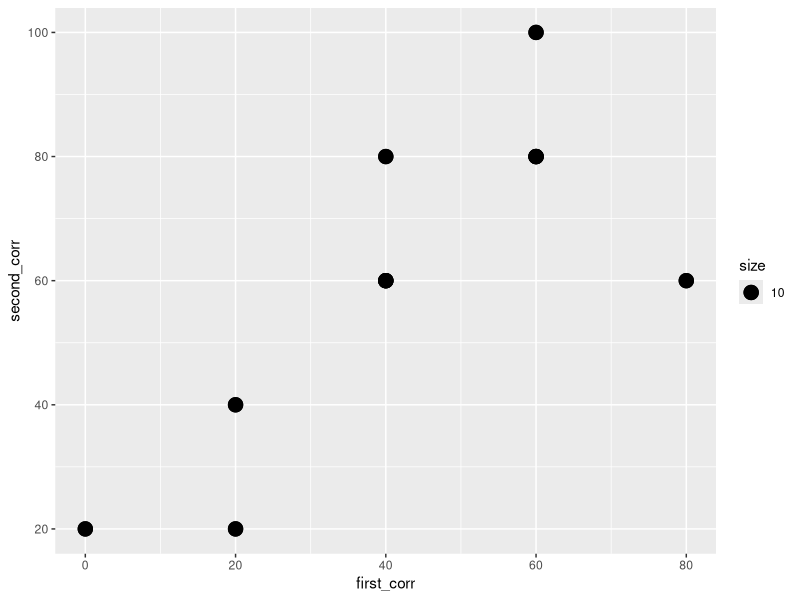
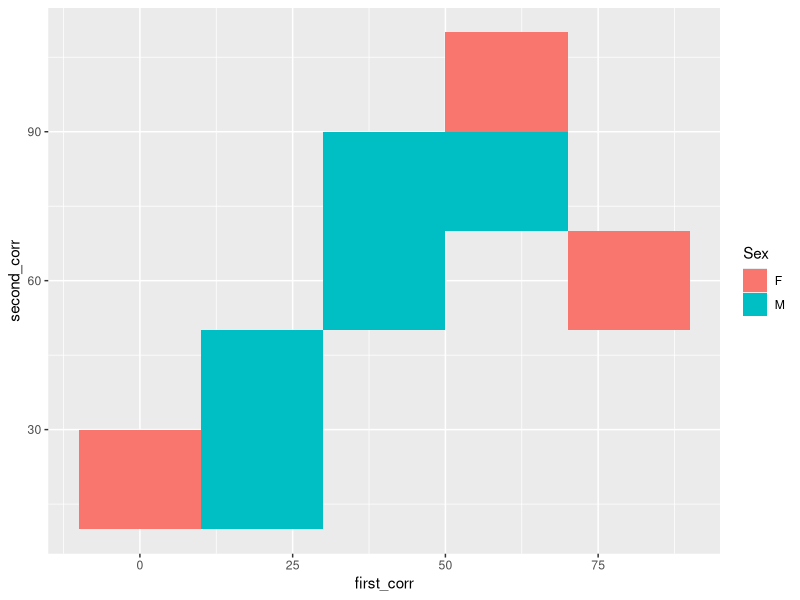

Generate these figures, in order, with R:
## ---- chunk 1
knitr::opts_chunk$set(echo = TRUE)
library(ggplot2)
library(magrittr)
library(gdata)
library(ggrepel)
library(dplyr)
## ---- chunk 2
#Load data

ab_task <- read.csv("../data/cleaned/ab_task.csv")
cyl_task <- read.csv("../data/cleaned/cyl_task.csv")

colnames(cyl_task) <- c("Species", "Pop", "Sex", "Sub_no.", "Warmups", "Test_percent_correct", "1st_corr", "2nd_corr")

#Distinguish different types of animals for A-not-B task

elephant.ab <- ab_task[which(ab_task$Species == 'Asian Elephant'),]
black_lemur.ab <- ab_task[which(ab_task$Species == 'Black lemur'),]
bonobo.ab <- ab_task[which(ab_task$Species == 'Bonobo'),]
capuchin.ab <- ab_task[which(ab_task$Species == 'Capuchin'),]
chimp.ab <- ab_task[which(ab_task$Species == 'Chimpanzee'),]
coquerels_sifaka.ab <- ab_task[which(ab_task$Species == "Coquerel's sifaka"),]
coyote.ab <- ab_task[which(ab_task$Species == 'Coyote'),]
dog.ab <- ab_task[which(ab_task$Species == 'Domestic Dog'),]
eurasian_jay.ab <- ab_task[which(ab_task$Species == 'Eurasian jay'),]
fox_squirrel.ab <- ab_task[which(ab_task$Species == 'Fox squirrel'),]
golden_monkey.ab <- ab_task[which(ab_task$Species == 'Golden monkey'),]
gorilla.ab <- ab_task[which(ab_task$Species == 'Gorilla'),]
hamadryus_baboon.ab <- ab_task[which(ab_task$Species == 'Hamadryus baboon'),]
long_tailed_macaque <- ab_task[which(ab_task$Species == 'Long-tailed macaque'),]
marmoset <- ab_task[which(ab_task$Species == 'Marmoset'),]
mongolian_gerbil.ab <- ab_task[which(ab_task$Species == 'Mongolian gerbil'),]
mongoose_lemur.ab <- ab_task[which(ab_task$Species == 'Mongoose lemur'),]
olive_baboon.ab <- ab_task[which(ab_task$Species == 'Olive baboon'),]
orange_winged_amazon.ab <- ab_task[which(ab_task$Species == 'Orange-winged Amazon'),]
orangutan.ab <- ab_task[which(ab_task$Species == 'Orangutan'),]
ring_tailed_lemur.ab <- ab_task[which(ab_task$Species == 'Ring-tailed lemur'),]
ruffed_lemur.ab <- ab_task[which(ab_task$Species == 'Ruffed lemur'),]
spider_monkey.ab <- ab_task[which(ab_task$Species == 'Spider monkey'),]
squirrel_monkey.ab <- ab_task[which(ab_task$Species == 'Squirrel monkey'),]
stump_tailed_macaque.ab <- ab_task[which(ab_task$Species == 'Stump-tailed macaque'),]
western_scrub_jay.ab <- ab_task[which(ab_task$Species == 'Western scrub jay'),]
white_carneau_pigeon.ab <- ab_task[which(ab_task$Species == 'White Carneau Pigeon'),]

#Distinguish different types of animals for Cylinder task

aye_aye.cyl <- cyl_task[which(cyl_task$Species == 'Aye Aye'),]
black_lemur.cyl <- cyl_task[which(cyl_task$Species == 'Black Lemur'),]
bonobo.cyl <- cyl_task[which(cyl_task$Species == 'Bonobo'),]
brown_lemur.cyl <- cyl_task[which(cyl_task$Species == 'Brown lemur'),]
capuchin.cyl <- cyl_task[which(cyl_task$Species == 'Capuchin'),]
chimp.cyl <- cyl_task[which(cyl_task$Species == 'Chimpanzee'),]
coquerels_sifaka.cyl <- cyl_task[which(cyl_task$Species == "Coquerel's sifaka"),]
coyote.cyl <- cyl_task[which(cyl_task$Species == 'Coyote'),]
dog.cyl <- cyl_task[which(cyl_task$Species == 'Domestic Dog'),]
eurasian_jay.cyl <- cyl_task[which(cyl_task$Species == 'Eurasian jay'),]
fox_squirrel.cyl <- cyl_task[which(cyl_task$Species == 'Fox squirrel'),]
golden_monkey.cyl <- cyl_task[which(cyl_task$Species == 'Golden monkey'),]
golden_lion_tamarin.cyl <- cyl_task[which(cyl_task$Species == 'Golden-headed lion tamarin'),]
gorilla.cyl <- cyl_task[which(cyl_task$Species == 'Gorilla'),]
gray_wolf.cyl <- cyl_task[which(cyl_task$Species == 'Gray wolf'),]
hamadryus_baboon.cyl <- cyl_task[which(cyl_task$Species == 'Hamadryus baboon'),]
marmoset.cyl <- cyl_task[which(cyl_task$Species == 'Marmoset'),]
mongolian_gerbil.cyl <- cyl_task[which(cyl_task$Species == 'Mongolian gerbil'),]
mongoose_lemur.cyl <- cyl_task[which(cyl_task$Species == 'Mongoose lemur'),]
olive_baboon.cyl <- cyl_task[which(cyl_task$Species == 'Olive baboon'),]
orange_winged_amazon.cyl <- cyl_task[which(cyl_task$Species == 'Orange-winged Amazon'),]
orangutan.cyl <- cyl_task[which(cyl_task$Species == 'Orangutan'),]
red_bellied_lemur.cyl <- cyl_task[which(cyl_task$Species == 'Red-bellied lemur'),]
rhesus_macaque.cyl <- cyl_task[which(cyl_task$Species == 'Rhesus macaque'),]
ring_tailed_lemur.cyl <- cyl_task[which(cyl_task$Species == 'Ring-tailed Lemur'),]
ruffed_lemur.cyl <- cyl_task[which(cyl_task$Species == 'Ruffed Lemur'),]
song_sparrow.cyl <- cyl_task[which(cyl_task$Species == 'Song sparrow'),]
squirrel_monkey.cyl <- cyl_task[which(cyl_task$Species == 'Squirrel monkey'),]
swamp_sparrow.cyl <- cyl_task[which(cyl_task$Species == 'Swamp sparrow'),]
western_scrub_jay.cyl <- cyl_task[which(cyl_task$Species == 'Western scrub jay'),]
white_carneau_pigeon.cyl <- cyl_task[which(cyl_task$Species == 'White Carneau Pigeon'),]
zebra_finch.cyl <- cyl_task[which(cyl_task$Species == 'Zebra Finch'),]

## ---- chunk 3

bl_lem.cyl.m <- black_lemur.cyl[which(black_lemur.cyl$Sex == "M"),]
bl_lem.cyl.f <- black_lemur.cyl[which(black_lemur.cyl$Sex == 'F'),]
black_lemur.cyl <- black_lemur.cyl %>% arrange(Sex)

black_lemur.cyl <- na.omit(black_lemur.cyl)
black_lemur.cyl

names(black_lemur.cyl)[names(black_lemur.cyl) == "1st_corr"] <- "first_corr"
names(black_lemur.cyl)[names(black_lemur.cyl) == "2nd_corr"] <- "second_corr"

first_corr <- black_lemur.cyl$first_corr
second_corr <- black_lemur.cyl$second_corr
sex <- black_lemur.cyl$Sex

plot_black<-ggplot(data= black_lemur.cyl) + geom_point(aes(x=first_corr,y=second_corr,size=10)) + 
  geom_point(aes(x=first_corr,y=second_corr,size=10))

plot_black
# black_lemur.cyl %>%
#   ggplot() +
#   aes(x= second_corr, y= first_corr) +
#   geom_point()
# ggplot(black_lemur.cyl, aes(x=first_corr, y=second_corr)) + geom_point()
qplot(first_corr, second_corr, data=black_lemur.cyl, geom="tile", fill = Sex)
